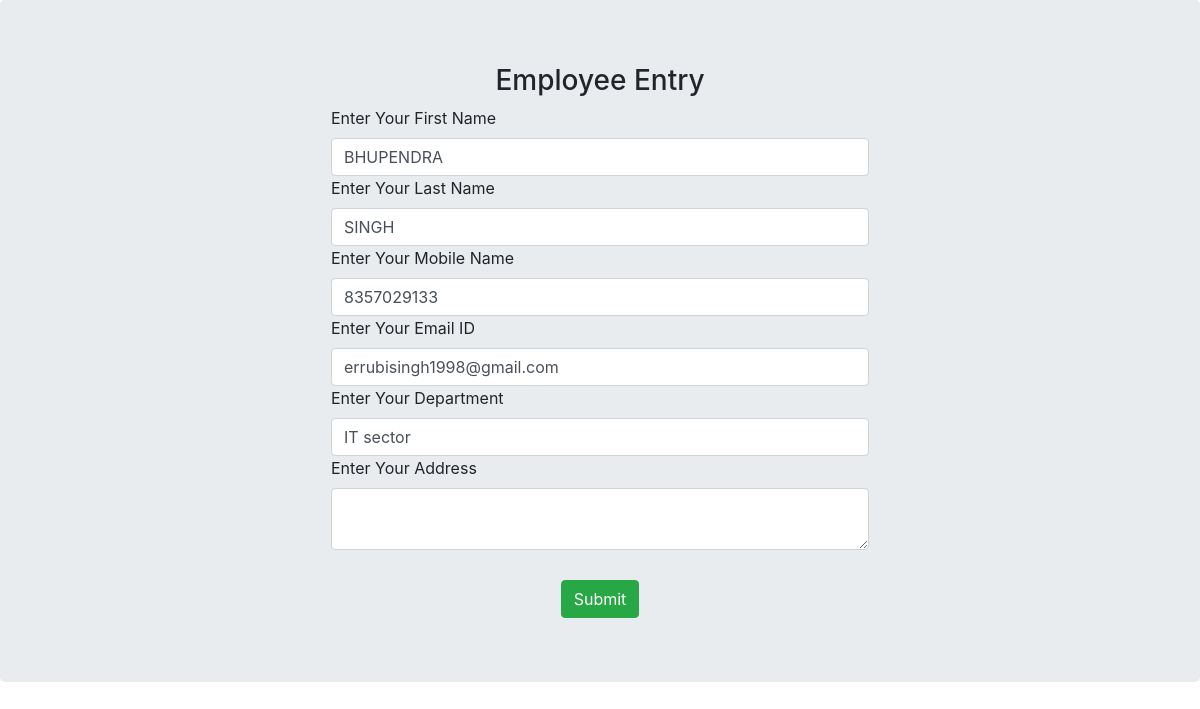
Screenshot of /update_view/1/ with the database file from the repository.
### app1/models.py (models this page shows)
class Employee_details(models.Model):
    fname=models.CharField(max_length=100)
    lname=models.CharField(max_length=100)
    mobile=models.BigIntegerField()
    email=models.EmailField(max_length=200)
    dept=models.CharField(max_length=100)
    address=models.CharField(max_length=500)

### app1/views.py (the view)
# urls.py: path('update_view/<id>/',views.update_view,name='update_view'),
def update_view(request,id):
    context = {'employeedata': Employee_details.objects.get(id=id)}
    return render(request, 'update.html', context)

### templates/update.html (shortened to what this page needs)
<!DOCTYPE html>
<html lang="en">
<head>
    {% include 'boot.html' %}
</head>
<body>
<div class="jumbotron">
<div class="container">
<div class="row">
<div class="offset-md-3 col-md-6">
<form method="POST" action="{% url 'update_view_save' employeedata.id %}">
<h3 class="text-center">Employee Entry</h3>
<label>Enter Your First Name </label>
<input type="text" name="fname" class="form-control" value="{{ employeedata.fname }}">
<label>Enter Your Last Name </label>
<input type="text" name="lname" class="form-control" value="{{ employeedata.lname }}">
<label>Enter Your Mobile Name </label>
<input type="number" name="mobile" class="form-control" value="{{ employeedata.mobile }}">
<label>Enter Your Email ID  </label>
<input type="email" name="email" class="form-control" value="{{ employeedata.email }}">
<label>Enter Your Department </label>
<input type="text" name="dept" class="form-control" value="{{ employeedata.dept }}">
<label>Enter Your Address </label>
<textarea type="text" name="address" class="form-control" value="{{ employeedata.address }}"></textarea>
<center>
<input type="submit"  class="btn btn-success" value="Submit" style="margin-top: 30px">
</center>
</form>
</div>
</div>
</div>
</div>
</body>
</html>

### rows the page displays
Employee_details: fname "BHUPENDRA", lname "SINGH", mobile "8357029133", email "errubisingh1998@gmail.com", dept "IT sector"
